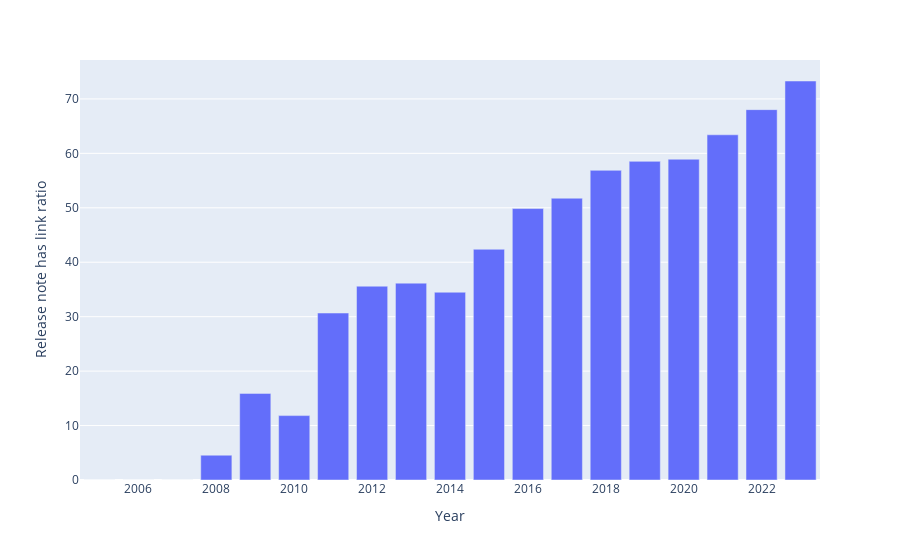

This figure's notebook cell:
### Markdown cell above
### Relationship between release note and change descriptor link

### Code cell
from statistic import filter_string, validate

has_rn = pd.read_csv("statistic/has_release_note.csv")
release_time = defaultdict(lambda: [0, 0])
for repo in has_rn["Repo"]:
    release_info = pd.read_csv(f"statistic/release/{repo.replace('/', '_')}.csv")[["body", "created_at"]]
    release_info["created_at"] = pd.to_datetime(release_info["created_at"])
    release_info["year"] = release_info["created_at"].dt.year
    for i in range(len(release_info)):
        if not pd.isna(release_info.loc[i, "body"]) and filter_string(release_info.loc[i, "body"]):
            release_time[release_info.loc[i, "year"]][0] += 1
            if validate(release_info.loc[i, "body"]):
                release_time[release_info.loc[i, "year"]][1] += 1   

result = defaultdict()
for year in release_time:
    result[year] = round(release_time[year][1] / release_time[year][0] * 10000) / 100
import plotly.express as px
df = pd.DataFrame({"Year": result.keys(), "Release note has link ratio": result.values()})
fig = px.bar(df, x="Year", y="Release note has link ratio")
fig.show()

### Figure 1 — Plotly figure (JSON) as saved in the notebook; plotly's stock layout.template omitted (floating-point values rounded to 4 significant figures)
{"data": [{"alignmentgroup": "True", "hovertemplate": "Year=%{x}<br>Release note has link ratio=%{y}<extra></extra>", "legendgroup": "", "marker": {"color": "#636efa", "pattern": {"shape": ""}}, "name": "", "offsetgroup": "", "orientation": "v", "showlegend": false, "textposition": "auto", "type": "bar", "x": [2023, 2022, 2021, 2020, 2019, 2014, 2013, 2012, 2018, 2017, 2016, 2015, 2011, 2010, 2006, 2005, 2009, 2008, 2007], "xaxis": "x", "y": [73.29, 68.03, 63.41, 58.92, 58.53, 34.49, 36.16, 35.6, 56.88, 51.76, 49.86, 42.38, 30.67, 11.83, 0, 0, 15.91, 4.55, 0], "yaxis": "y"}], "layout": {"barmode": "relative", "legend": {"tracegroupgap": 0}, "margin": {"t": 60}, "xaxis": {"anchor": "y", "domain": [0, 1], "title": {"text": "Year"}}, "yaxis": {"anchor": "x", "domain": [0, 1], "title": {"text": "Release note has link ratio"}}}}
